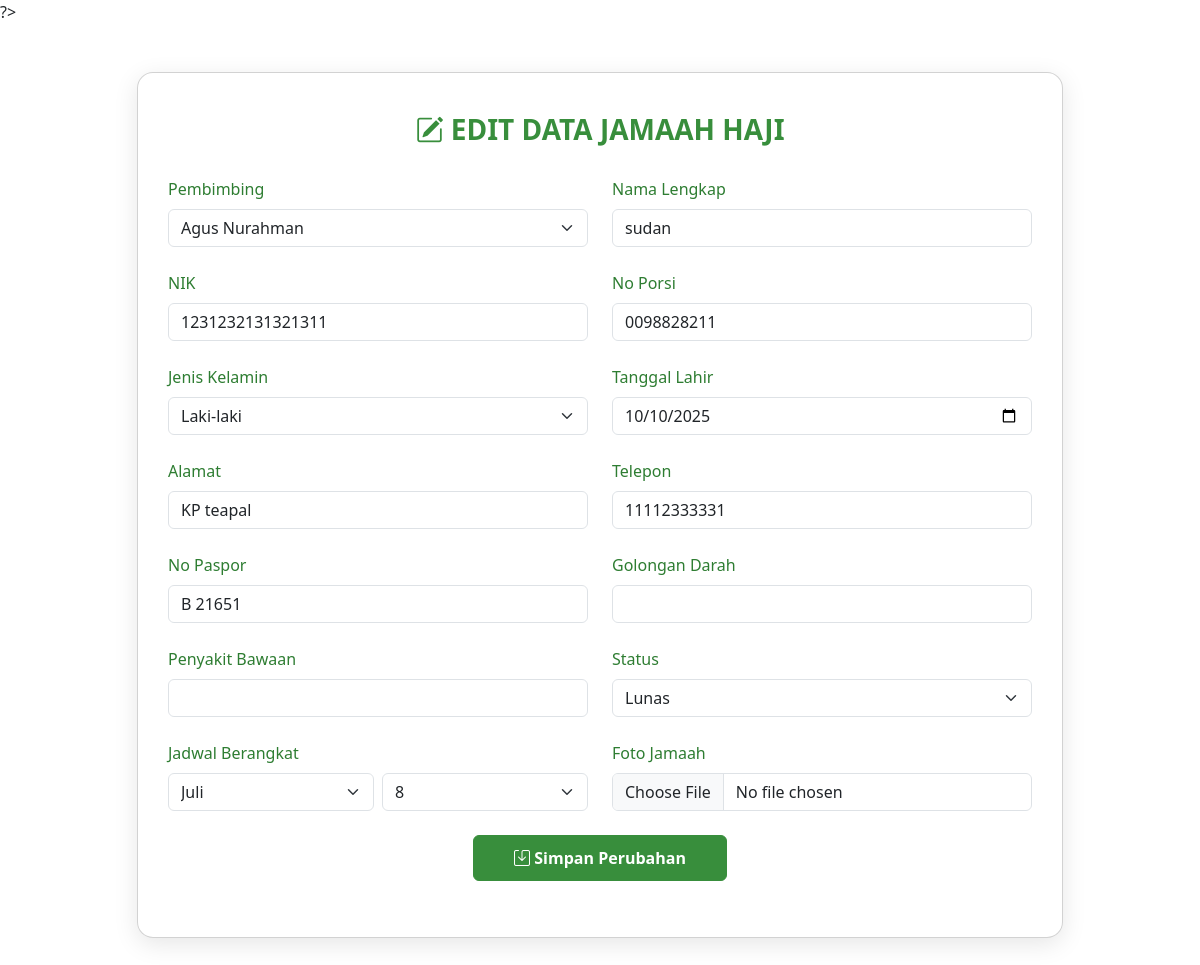
The app's page /contern/jamaahHaji/editJamaah2027.php?id=9 (signed in), older data.
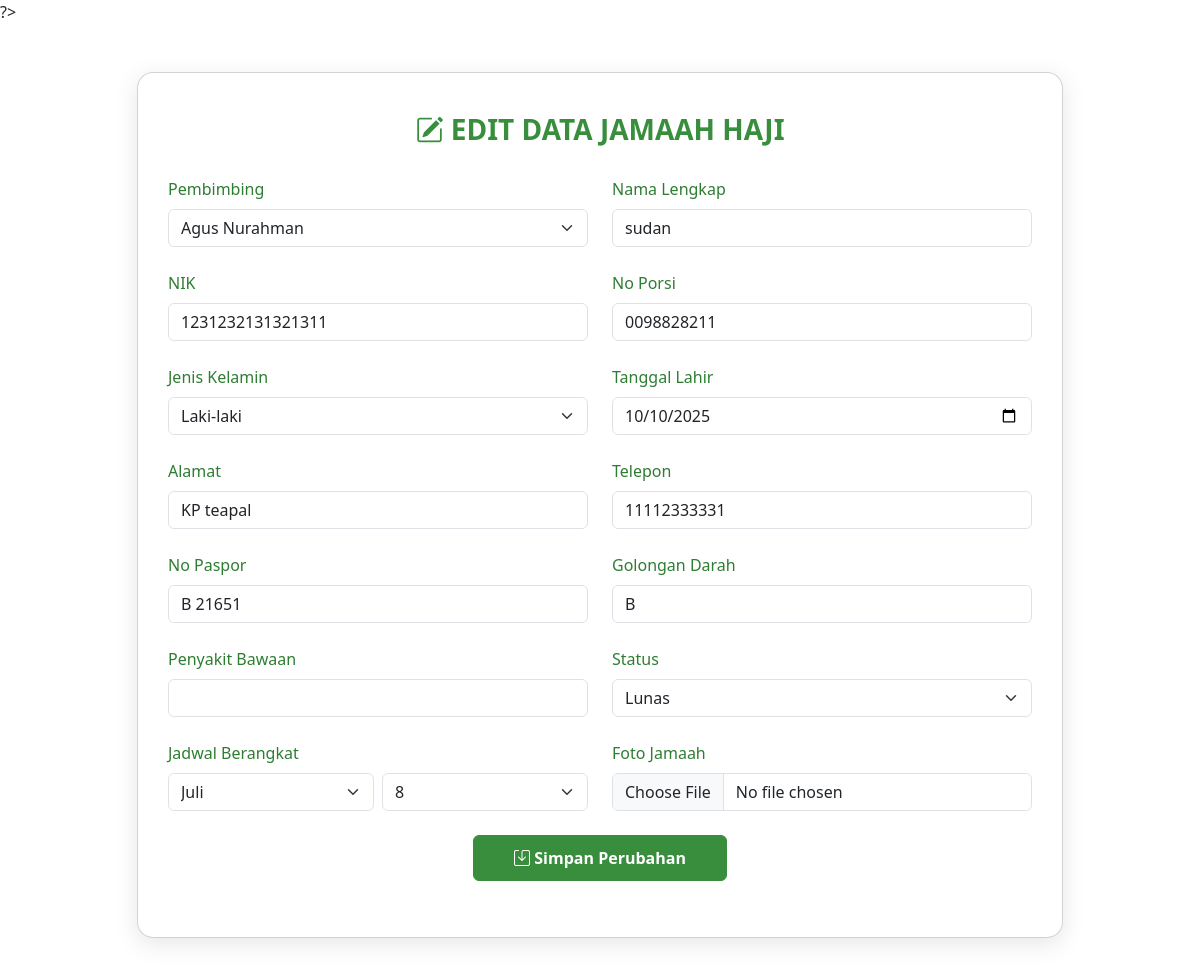
The same page, newer data.
### tables this page shows
CREATE TABLE `jamaah_2027` (
  `id` int NOT NULL,
  `foto` varchar(100) NOT NULL,
  `nik` varchar(20) NOT NULL,
  `no_porsi` varchar(30) NOT NULL,
  `nama_lengkap` varchar(100) NOT NULL,
  `jenis_kelamin` varchar(20) DEFAULT NULL,
  `tanggal_lahir` date NOT NULL,
  `alamat` varchar(200) DEFAULT NULL,
  `telepon` varchar(30) DEFAULT NULL,
  `no_paspor` varchar(20) DEFAULT NULL,
  `golongan_darah` varchar(5) DEFAULT NULL,
  `penyakit_bawaan` varchar(100) DEFAULT NULL,
  `jadwal_berangkat` date DEFAULT NULL,
  `status` varchar(250) NOT NULL,
  `data_pulang` date DEFAULT NULL,
  `id_pembimbing` int DEFAULT NULL
);

### contern/jamaahHaji/editJamaah2027.php (the view, shortened to what the changed rows need)
<!DOCTYPE html>
<html lang="id">
<head>
  <link rel="stylesheet" href="https://cdn.jsdelivr.net/npm/bootstrap@5.3.3/dist/css/bootstrap.min.css" />
  <link rel="stylesheet" href="https://cdn.jsdelivr.net/npm/bootstrap-icons@1.10.5/font/bootstrap-icons.css" />
</head>
<body>
  <?php
  include __DIR__ . '/../../backend/database.php';
  $id = $_GET['id'];
  $sql = "SELECT * FROM jamaah_2027 WHERE id=$id";
  $tampil = $conn->query($sql);
  $data = mysqli_fetch_assoc($tampil);
  ?>
  <div class="container py-5">
    <div class="row justify-content-center">
      <div class="col-lg-10">
        <div class="card card-form">
          <form action="../../backend/query/updateJamaah2027.php" method="POST" enctype="multipart/form-data">
            <div class="row g-4">
              <div class="col-md-6">
                <label for="nama_lengkap" class="form-label">Nama Lengkap</label>
                <input type="text" class="form-control" id="nama_lengkap" name="nama_lengkap" value="<?= $data['nama_lengkap'] ?>" required />
              </div>
              <div class="col-md-6">
                <label for="nik" class="form-label">NIK</label>
                <input type="text" class="form-control" id="nik" name="nik" value="<?= $data['nik'] ?>" required />
              </div>
              <div class="col-md-6">
                <label for="no_porsi" class="form-label">No Porsi</label>
                <input type="text" class="form-control" id="no_porsi" name="no_porsi" value="<?= $data['no_porsi'] ?>" required />
              </div>
              <div class="col-md-6">
                <label for="jenis_kelamin" class="form-label">Jenis Kelamin</label>
                <select class="form-select" name="jenis_kelamin" required>
                  <option value="Laki-laki" <?= $data['jenis_kelamin'] == 'Laki-laki' ? 'selected' : '' ?>>Laki-laki</option>
                </select>
              </div>
              <div class="col-md-6">
                <label for="tanggal_lahir" class="form-label">Tanggal Lahir</label>
                <input type="date" class="form-control" id="tanggal_lahir" name="tanggal_lahir" value="<?= $data['tanggal_lahir'] ?>" required />
              </div>
              <div class="col-md-6">
                <label for="alamat" class="form-label">Alamat</label>
                <input type="text" class="form-control" id="alamat" name="alamat" value="<?= $data['alamat'] ?>" required />
              </div>
              <div class="col-md-6">
                <label for="telepon" class="form-label">Telepon</label>
                <input type="text" class="form-control" id="telepon" name="telepon" value="<?= $data['telepon'] ?>" required />
              </div>
              <div class="col-md-6">
                <label for="no_paspor" class="form-label">No Paspor</label>
                <input type="text" class="form-control" id="no_paspor" name="no_paspor" value="<?= $data['no_paspor'] ?>" />
              </div>
              <div class="col-md-6">
                <label for="golongan_darah" class="form-label">Golongan Darah</label>
                <input type="text" class="form-control" id="golongan_darah" name="golongan_darah" value="<?= $data['golongan_darah'] ?>" />
              </div>
              <div class="col-md-6">
                <label for="status" class="form-label">Status</label>
                <select class="form-select" id="status" name="status" required>
                  <option value="Lunas" <?= $data['status'] == 'Lunas' ? 'selected' : '' ?>>Lunas</option>
                </select>
              </div>
              <div class="col-md-6">
                <div class="row g-2">
                  <div class="col-6">
                    <select class="form-select" id="bulan" name="bulan" required>
                      <option value="07" <?= !empty($data['jadwal_berangkat']) && date('m', strtotime($data['jadwal_berangkat'])) == '07' ? 'selected' : '' ?>>Juli</option>
                    </select>
                  </div>
                </div>
              </div>
            </div>
          </form>
        </div>
      </div>
    </div>
  </div>
</body>
</html>

Row changes from the older to the newer data that the page shows:
changed jamaah_2027 "sudan": golongan_darah (not shown) → "B"
